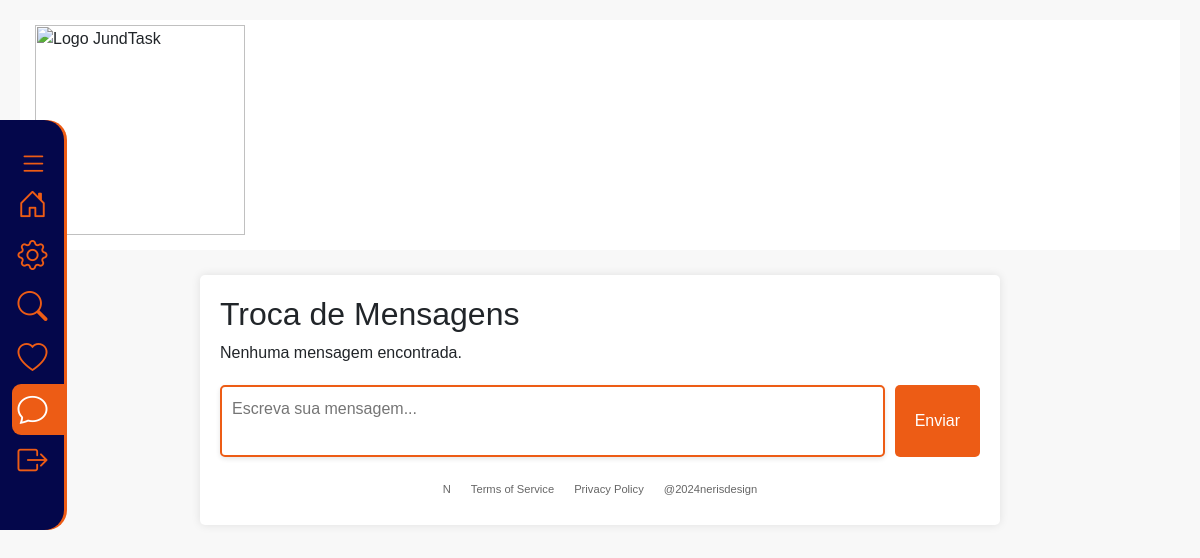
Page /html/cliente/troca_mensagens_cliente.php?id_trabalhador=24 (signed in) on the earlier database version.
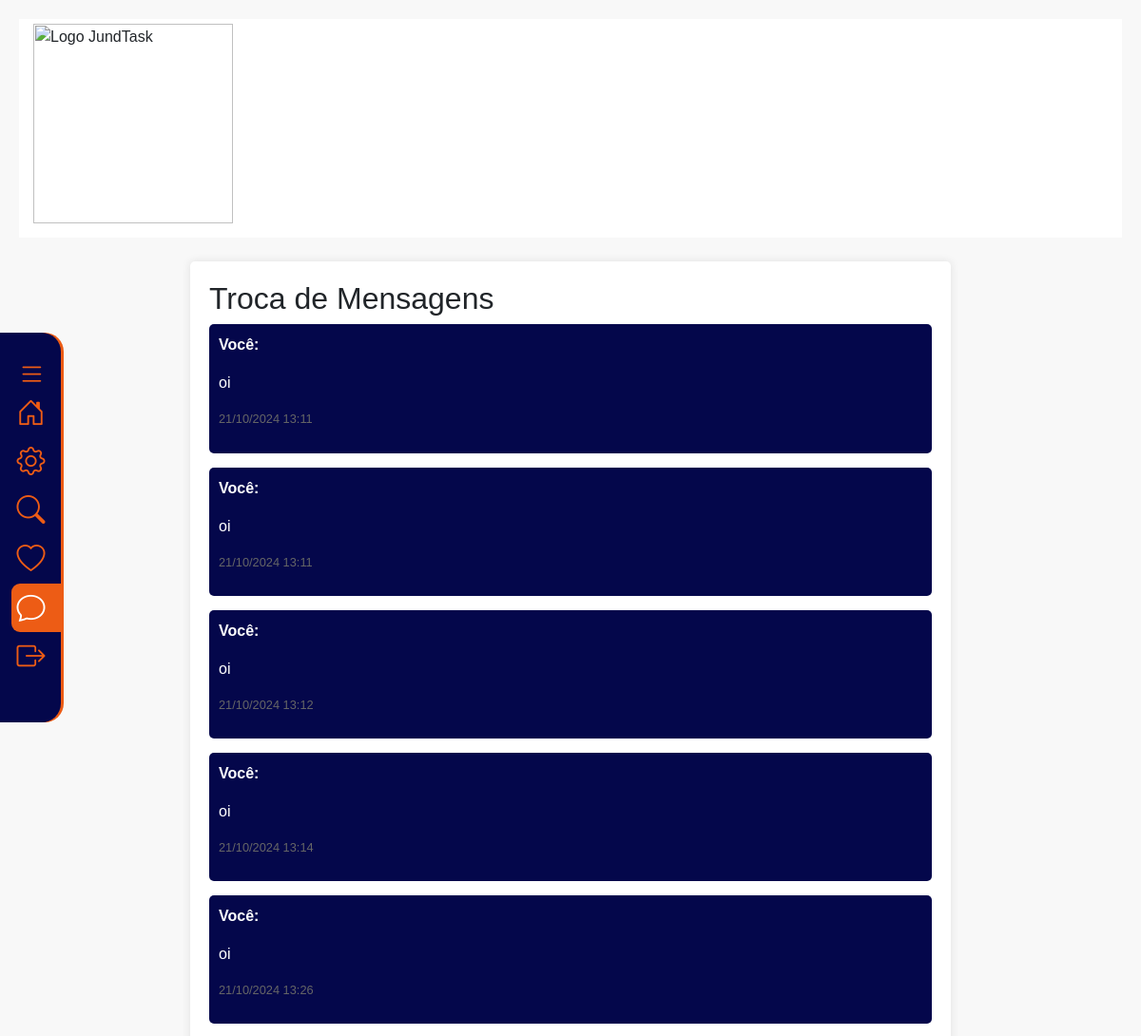
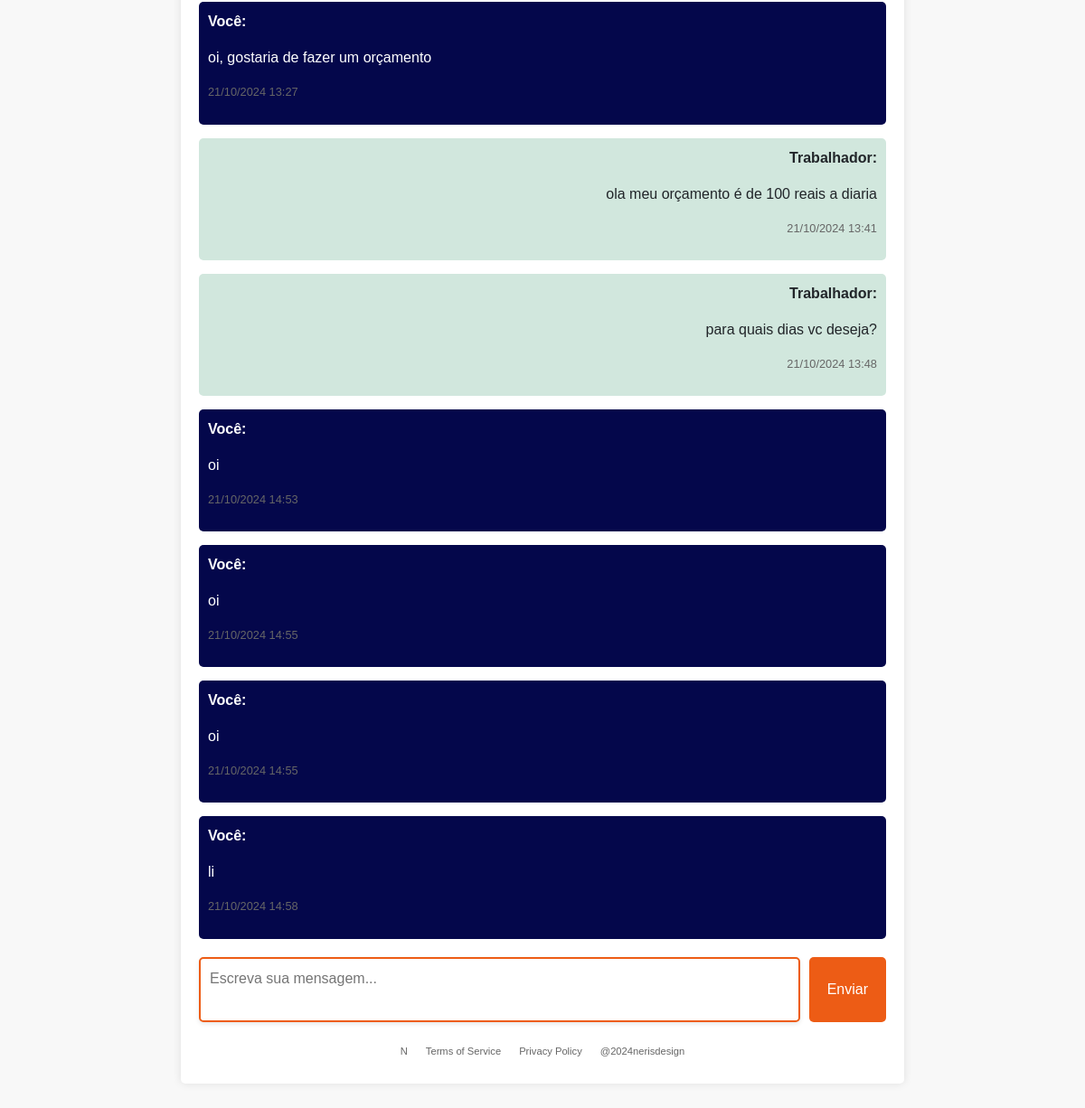
Same page on the later database version (2 pictures, top to bottom).
### tables this page shows
CREATE TABLE `mensagens` (
  `id_mensagem` int(11) NOT NULL,
  `id_cliente` int(11) DEFAULT NULL,
  `id_trabalhador` int(11) DEFAULT NULL,
  `mensagem` text DEFAULT NULL,
  `remetente` enum('cliente','trabalhador') DEFAULT NULL,
  `data_envio` timestamp NOT NULL DEFAULT current_timestamp()
);

### html/cliente/troca_mensagens_cliente.php (the view, shortened to what this page needs)
<?php
include_once('../../backend/Conexao.php');
$id_cliente = $_SESSION['id_cliente'];
$id_trabalhador = isset($_GET['id_trabalhador']) ? $_GET['id_trabalhador'] : null;
$sql_mensagens = "SELECT * FROM mensagens
                  WHERE (id_cliente = '$id_cliente' AND id_trabalhador = '$id_trabalhador')
                     OR (id_cliente = '$id_trabalhador' AND id_trabalhador = '$id_cliente')
                  ORDER BY id_mensagem ASC";
$resultado_mensagens = $conn->query($sql_mensagens);
?>
<!DOCTYPE html>
<html lang="pt-BR">
<head>
    <link rel="stylesheet" href="../../bootstrap-5.3.3-dist/css/bootstrap.min.css">
    <link rel="stylesheet" href="../../css/bootstrap-icons-1.11.3/font/bootstrap-icons.min.css">
    <link rel="stylesheet" href="../../css/stylemensagem.css">
</head>
<body>
    <header>
        <nav class="BarraNav">
            <img src="../../img/LogoJundtaskCompleta.png" alt="Logo JundTask">
        </nav>
    </header>
    <nav class="menuLateral">
    <div class="IconExpandir">
        <i class="bi bi-list" id="btn-exp"></i>
    </div>
    <ul style="padding-left: 0rem;">
        <li class="itemMenu ">
            <a href="homeClienteLogado.php">
                <span class="icon">
                    <i class="bi bi-house-door"></i>
                </span>
            </a>
        </li>
        <li class="itemMenu ">
            <a href="EditarPerfilCliente.php">
                <span class="icon">
                    <i class="bi bi-gear"></i>
                </span>
            </a>
        </li>
        <li class="itemMenu ">
            <a href="Categorias.php">
                <span class="icon">
                    <i class="bi bi-search"></i>
                </span>
            </a>
        </li>
        <li class="itemMenu">
            <a href="favorito.php">
                <span class="icon">
                    <i class="bi bi-heart"></i>
                </span>
            </a>
        </li>
        <li class="itemMenu ativo">
            <a href="historico_conversas_cliente.php">
                <span class="icon">
                    <i class="bi bi-chat"></i>
                </span>
            </a>
        </li>
        <li class="itemMenu">
            <a href="LogoutCliente.php">
                <span class="icon">
                    <i class="bi bi-box-arrow-right"></i>
                </span>
            </a>
        </li>
    </ul>
</nav>
    <div class="container">
    <h2>Troca de Mensagens</h2>
    <div class="mensagens" id="mensagens">
        <?php if ($resultado_mensagens->num_rows > 0): ?>
            <?php while ($mensagem = $resultado_mensagens->fetch_assoc()): ?>
                <div class="mensagem <?= $mensagem['remetente'] === 'cliente' ? 'mensagem-cliente' : 'mensagem-trabalhador' ?>">
                    <p><strong><?= $mensagem['remetente'] === 'cliente' ? 'Você' : 'Trabalhador' ?>:</strong></p>
                    <p><?= htmlspecialchars($mensagem['mensagem']) ?></p>
                    <p class="data"><?= date('d/m/Y H:i', strtotime($mensagem['data_envio'])) ?></p>
                </div>
            <?php endwhile; ?>
        <?php else: ?>
            <p>Nenhuma mensagem encontrada.</p>
        <?php endif; ?>
    </div>
    <form action="" method="POST">
        <textarea name="mensagem" required placeholder="Escreva sua mensagem..."></textarea>
        <button type="submit">Enviar</button>
    </form>
    <footer class="d-flex justify-content-center">
        <p style="margin-bottom: 0rem;">N</p>
        <p style="margin-bottom: 0rem;">Terms of Service</p>
        <p style="margin-bottom: 0rem;">Privacy Policy</p>
        <p style="margin-bottom: 0rem;">@2024nerisdesign</p>
    </footer>
</body>
</html>

### css/stylemensagem.css (style rules this page uses)
.BarraNav { background-color: #FFF; padding: 15px 35px 15px 15px; display: flex; justify-content: space-between; }
.BarraNav > img { width: 210px; margin-top: -10px; }
nav.menuLateral { width: 64px; height: 410px; background-color: #04074B; padding: 30px 0 40px 1%; box-shadow: 3px 0 0 #ED5C15; border-radius: 0 20px 20px 0; position: fixed; top: 15%; left: 0; overflow: hidden; transition: .3s; }
.IconExpandir { width: 100%; padding-left: 7px; }
.IconExpandir > i { color: #ED5C15; font-size: 1.8rem; cursor: pointer; }
ul { height: 100%; list-style-type: none; padding-left: 3%; }
ul li.itemMenu a { color: #ED5C15; text-decoration: none; font-size: 1.2rem; padding: 10px 1%; display: flex; margin-bottom: 0px; line-height: 30px; transition: .4s; }
ul li.ativo a { background-color: #ED5C15; color: #FFF; border-radius: 9px 0px 0px 9px; }
ul li.itemMenu a .icon > i { font-size: 30px; padding-left: 5px; }
body { font-family: Arial, sans-serif; margin: 0; padding: 20px; background-color: #f8f8f8; }
.container { max-width: 800px; margin: 25px auto 25px auto ; background: white; padding: 20px; border-radius: 5px; box-shadow: 0 0 10px rgba(0, 0, 0, 0.1); }
.mensagens { margin-bottom: 20px; }
.mensagem { margin-bottom: 15px; padding: 10px; border-radius: 5px; }
.mensagem-trabalhador { background-color: #d1e7dd; text-align: right; }
.mensagem-cliente { background-color: #04074B; color: white; text-align: left; }
.data { font-size: 0.8em; color: #666; }
footer { background-color: #FFF; padding: 10px; font: .7rem "Poppins", sans-serif; color: #666666; }
footer p { padding: 0px 10px 0px 10px; }
form { display: flex; margin-top: 20px; }
form textarea { flex: 1; padding: 10px; border: 2px solid #ED5C15; border-radius: 5px; resize: none; min-height: 50px; margin-right: 10px; font-size: 1rem; box-shadow: 0 2px 5px rgba(0, 0, 0, 0.1); }
form button { background-color: #ED5C15; color: white; border: none; padding: 10px 20px; border-radius: 5px; cursor: pointer; font-size: 1rem; transition: background-color 0.3s; }

### html/cliente/troca_mensagens_cliente.php (style rules this page uses)
nav.menuLateral { width: 65px; height: 420px; }

Differences in the rows shown:
added mensagens: remetente "Você", mensagem "oi", data_envio "21/10/2024 13:11"
added mensagens: remetente "Você", mensagem "oi", data_envio "21/10/2024 13:11"
added mensagens: remetente "Você", mensagem "oi", data_envio "21/10/2024 13:12"
added mensagens: remetente "Você", mensagem "oi", data_envio "21/10/2024 13:14"
added mensagens: remetente "Você", mensagem "oi", data_envio "21/10/2024 13:26"
added mensagens: remetente "Você", mensagem "oi, gostaria de fazer um orçamento", data_envio "21/10/2024 13:27"
added mensagens: remetente "Trabalhador", mensagem "ola meu orçamento é de 100 reais a diaria", data_envio "21/10/2024 13:41"
added mensagens: remetente "Trabalhador", mensagem "para quais dias vc deseja?", data_envio "21/10/2024 13:48"
added mensagens: remetente "Você", mensagem "oi", data_envio "21/10/2024 14:53"
added mensagens: remetente "Você", mensagem "oi", data_envio "21/10/2024 14:55"
added mensagens: remetente "Você", mensagem "oi", data_envio "21/10/2024 14:55"
added mensagens: remetente "Você", mensagem "li", data_envio "21/10/2024 14:58"
Other differences:
text no longer shown: "Nenhuma mensagem encontrada."
